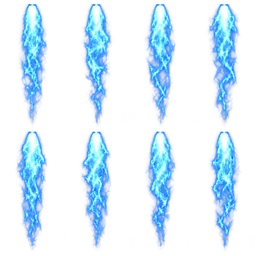
#> input picture tools/vfx-lab/assets/thruster-plasma-v2.webp, 256 x 256 px
$ python prepare_thruster_atlas.py assets/thruster-plasma-v2.webp out.png
#> lines starting #> are read from the running program, lines starting #| are printed output that depends on the picture
"""Pack generated flipbook cells into a small, consistently anchored runtime atlas.

Only crops, translates, resizes and encodes the existing RGBA frames. The image
generator supplies the artwork and transparent edges; no background is keyed out.
"""
import argparse
import json
from pathlib import Path

from PIL import Image


def inspect_frame(frame):
    pixels = frame.load()
    visible = []
    root_rows = {}
    for y in range(frame.height):
        for x in range(frame.width):
            r, g, b, a = pixels[x, y]
            if a > 24:
                visible.append((x, y))
            if a > 90 and min(r, g, b) > 160:
                root_rows.setdefault(y, []).append(x)
    if not visible or not root_rows:
        raise ValueError("An atlas cell contains no visible flame or bright root")
    root_y = next((y for y in sorted(root_rows) if len(root_rows[y]) >= 3), min(root_rows))
    root_points = [x for y, xs in root_rows.items() if root_y <= y < root_y + 6 for x in xs]
    root_x = sum(root_points) / len(root_points)
    bounds = (min(x for x, _ in visible), min(y for _, y in visible), max(x for x, _ in visible), max(y for _, y in visible))
    return root_x, root_y, bounds


def main():
    parser = argparse.ArgumentParser()
    parser.add_argument("source", type=Path)
    parser.add_argument("destination", type=Path)
    args = parser.parse_args()
    source = Image.open(args.source)
#> source is the input picture: PIL image 256x256 RGBA; mean R, G, B, A 26.7, 55.4, 90.8, 53
    if source.mode != "RGBA":
        raise ValueError("Expected a generated RGBA source with actual transparency")
    if source.width % 4 or source.height % 2:
        raise ValueError("Expected four columns and two rows")
    if source.getchannel("A").getextrema()[0] != 0:
        raise ValueError("The source has no fully transparent pixels")
    cell_w, cell_h = source.width // 4, source.height // 2
#> cell_w = 64; cell_h = 128
    frames = [source.crop(((i % 4) * cell_w, (i // 4) * cell_h, (i % 4 + 1) * cell_w, (i // 4 + 1) * cell_h)) for i in range(8)]
#> frames = 8 items
    anchors = [inspect_frame(frame) for frame in frames]
#> anchors = [(31.77, 6, (19, 3, 46, 123)), (31.83, 6, (19, 4, 47, 123)), (31.77, 6, (17, 4, 47, 123)), (31.57, 6, (16, 4, 47, 123)), (31.91, 5, (16, 3, 46, 121)), (31.73, 5, (17, 3, 46, 119)), (31.78, 5, (17, 3, 47, 118)), (31.83, 5, (18, 3, 47, 120))]
    below = max(bounds[3] - y for _, y, bounds in anchors)
#> below = 117
    left = max(x - bounds[0] for x, _, bounds in anchors)
#> left = 15.91
    right = max(bounds[2] - x for x, _, bounds in anchors)
#> right = 15.43
    scale = min(120 / max(1, below), 58 / max(1, left + right))
#> scale = 1.03
    atlas = Image.new("RGBA", (256, 256), (0, 0, 0, 0))
#> atlas: PIL image 256x256 RGBA; every value is 0
    for i, (frame, (root_x, root_y, _)) in enumerate(zip(frames, anchors)):
        tile = Image.new("RGBA", (64, 128), (0, 0, 0, 0))
        resized = frame.resize((round(frame.width * scale), round(frame.height * scale)), Image.Resampling.LANCZOS)
        tile.alpha_composite(resized, (round(32 - root_x * scale), round(4 - root_y * scale)))
        atlas.alpha_composite(tile, ((i % 4) * 64, (i // 4) * 128))
#> this loop made 8 passes
#> (root_x, root_y) on passes 1 to 8: (31.77, 6), (31.83, 6), (31.77, 6), (31.57, 6), (31.91, 5), (31.73, 5), (31.78, 5), (31.83, 5)
#> pass 1, in main, `resized = frame.resize((round(frame.width * scale), round(frame.height..`:
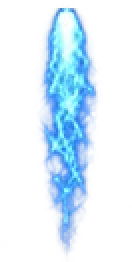
#> resized: PIL image 66x131 RGBA (shown 2 times larger); mean R, G, B, A 25.5, 54.5, 86.3, 51.8; transparent parts drawn white
#> pass 2, in main, `resized = frame.resize((round(frame.width * scale), round(frame.height..`:
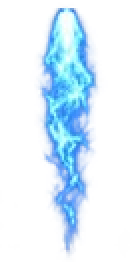
#> resized: PIL image 66x131 RGBA (shown 2 times larger); mean R, G, B, A 26.6, 55, 85.6, 51.6; transparent parts drawn white
#> pass 3, in main, `resized = frame.resize((round(frame.width * scale), round(frame.height..`:
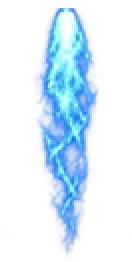
#> resized: PIL image 66x131 RGBA (shown 2 times larger); mean R, G, B, A 26, 55, 89, 52.8; transparent parts drawn white
#> after the loop:
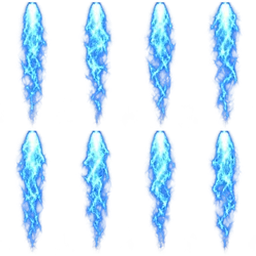
#> atlas: PIL image 256x256 RGBA; mean R, G, B, A 27.3, 57.5, 91.1, 55.8; transparent parts drawn white
#> after the loop:
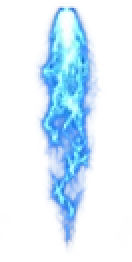
#> resized: PIL image 66x131 RGBA (shown 2 times larger); mean R, G, B, A 24.8, 53.3, 83.6, 52.3; transparent parts drawn white
#> after the loop:
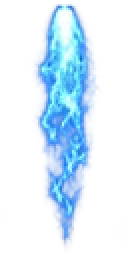
#> tile: PIL image 64x128 RGBA (shown 2 times larger); mean R, G, B, A 26.1, 56.2, 88.2, 55.2; transparent parts drawn white
    args.destination.parent.mkdir(parents=True, exist_ok=True)
    atlas.save(args.destination, "WEBP", quality=90, method=6, exact=True)
    metadata = {"frames":8, "columns":4, "rows":2, "frameWidth":64, "frameHeight":128, "root":[32, 4],
                "sourceSize":list(source.size), "scale":round(scale, 5), "sourceAnchors":[[round(x, 2), y] for x, y, _ in anchors],
#> (the run stopped early here; a loop or call above may not have finished)
